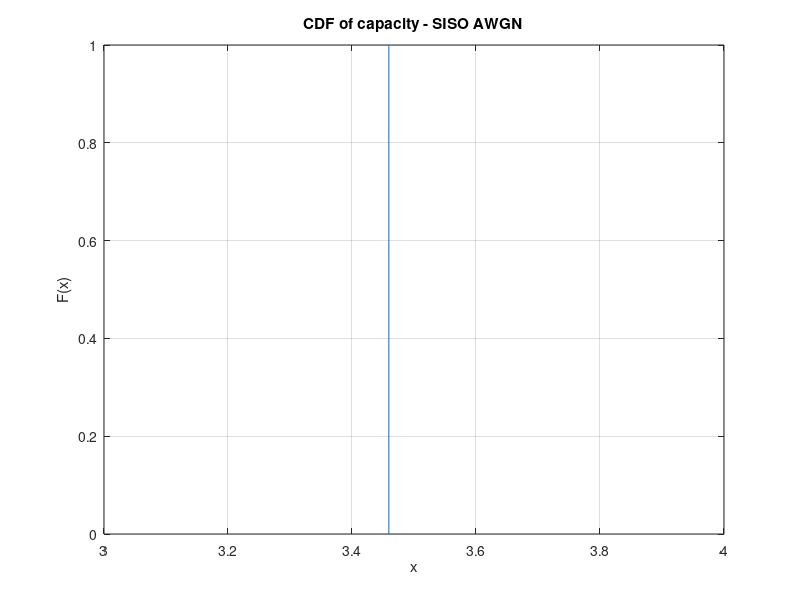
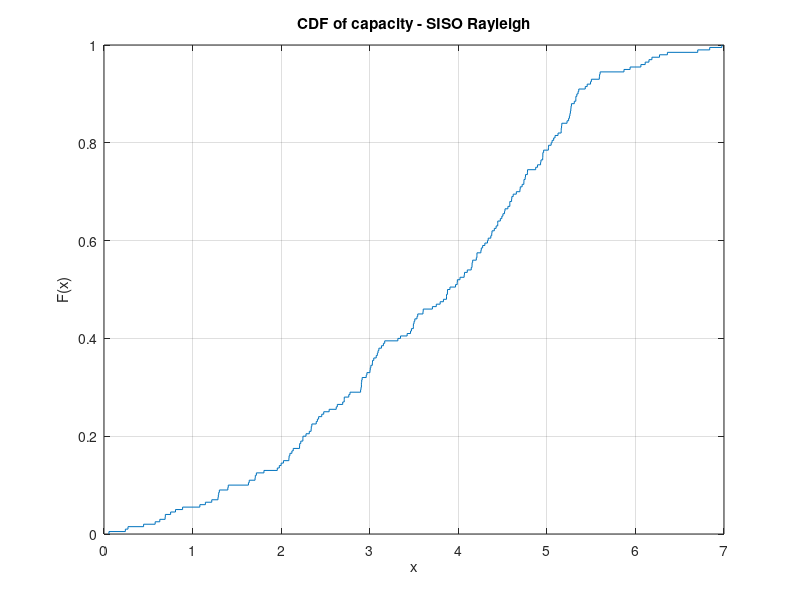

Write the MATLAB code that produced these figures, in order.
% SISO
N = 1;
M = 1;

H_los = ones(N,M);

SNRdB = 10;
SNR = 10^(SNRdB/10);

P = SNR*1;

%% TASK 1
% SISO AWGN - Case 1
I_m = eye(M);
Q = (P/M) .* I_m;
if trace(Q) == P
    disp('Check OK');
end

I_n = eye(N);
% select MR as number of Monte Carlo runs
MR = 200;
C_runs = zeros(MR,1);
for i = 1:MR
    H = H_los; %+ randn(1); adding gaussian noise
    % define capacity
    C_runs(i) = log2(det(I_n + H * Q* ctranspose(H)));
end
cdfplot(C_runs)
title('CDF of capacity - SISO AWGN')
figure(2)

% SISO Rayleigh fading channel

C_runs = zeros(MR,1);
for i = 1:MR
    H_r = (1/sqrt(2))*(randn(N,M) + 1i*randn(N,M));
    H = H_r + randn(1); 
    % define capacity
    C_runs(i) = log2(det(I_n + H * Q* ctranspose(H)));
end
cdfplot(C_runs)
title('CDF of capacity - SISO Rayleigh')